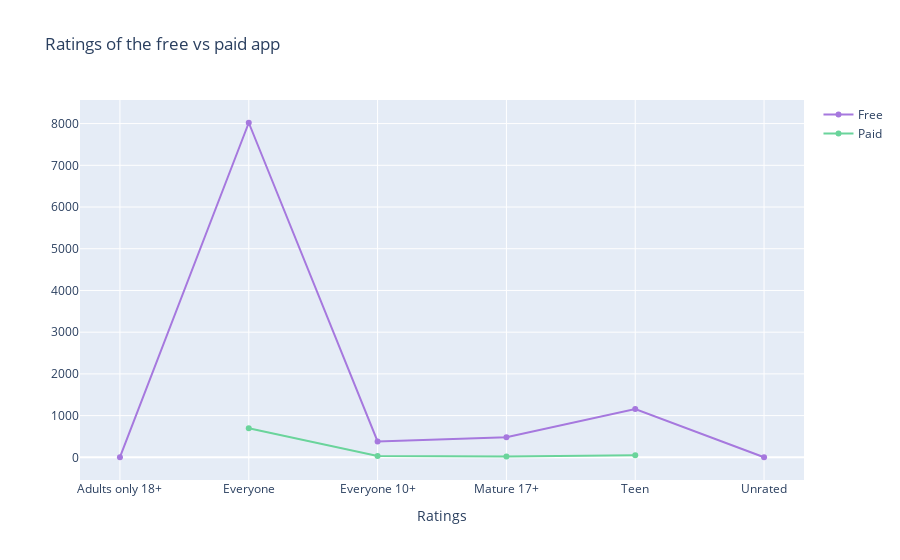

The cell this chart's notebook holds for it:
### Code cell
col='Content Rating'
v1=d1[col].value_counts().reset_index()
v1=v1.rename(columns={col:'count','index':col})
v1['percent']=v1['count'].apply(lambda x : 100*x/sum(v1['count']))
v1=v1.astype(str).sort_values(col)
v2=d2[col].value_counts().reset_index()
v2=v2.rename(columns={col:'count','index':col})
v2['percent']=v2['count'].apply(lambda x : 100*x/sum(v2['count']))
v2=v2.sort_values(col)
trace1 = go.Scatter(x=v1[col], y=v1["count"], name="Free", marker=dict(color="#a678de"))
trace2 = go.Scatter(x=v2[col], y=v2["count"], name="Paid", marker=dict(color="#6ad49b"))
y = [trace1, trace2]
layout={'title':"Ratings of the free vs paid app",'xaxis':{'title':"Ratings"}}
fig = go.Figure(data=y, layout=layout)
iplot(fig)

### Figure 1 — Plotly figure (JSON) as saved in the notebook; plotly's stock layout.template omitted (floating-point values rounded to 4 significant figures)
{"data": [{"marker": {"color": "#a678de"}, "name": "Free", "type": "scatter", "x": ["Adults only 18+", "Everyone", "Everyone 10+", "Mature 17+", "Teen", "Unrated"], "y": ["3", "8020", "380", "479", "1156", "2"]}, {"marker": {"color": "#6ad49b"}, "name": "Paid", "type": "scatter", "x": ["Everyone", "Everyone 10+", "Mature 17+", "Teen"], "y": [695, 33, 20, 52]}], "layout": {"title": {"text": "Ratings of the free vs paid app"}, "xaxis": {"title": {"text": "Ratings"}}}}
